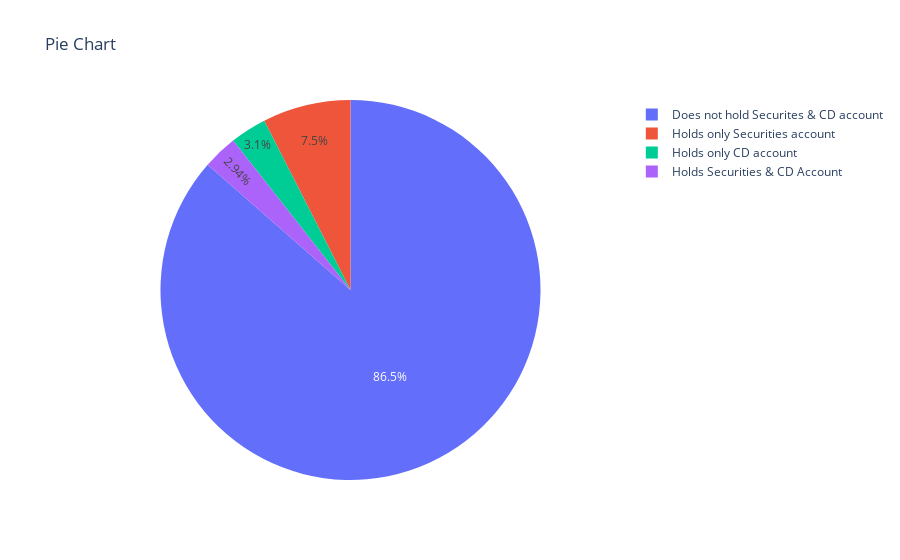

This figure's notebook cell:
### Code cell
fig = ps.pie(data, values = acc_values, names = acc_values.index, title = 'Pie Chart')
fig.show()

### Figure 1 — Plotly figure (JSON) as saved in the notebook; plotly's stock layout.template omitted (floating-point values rounded to 4 significant figures)
{"data": [{"domain": {"x": [0, 1], "y": [0, 1]}, "hovertemplate": "label=%{label}<br>value=%{value}<extra></extra>", "labels": ["Does not hold Securites & CD account", "Holds only Securities account", "Holds only CD account", "Holds Securities & CD Account"], "legendgroup": "", "name": "", "showlegend": true, "type": "pie", "values": [4323, 375, 155, 147]}], "layout": {"legend": {"tracegroupgap": 0}, "title": {"text": "Pie Chart"}}}
